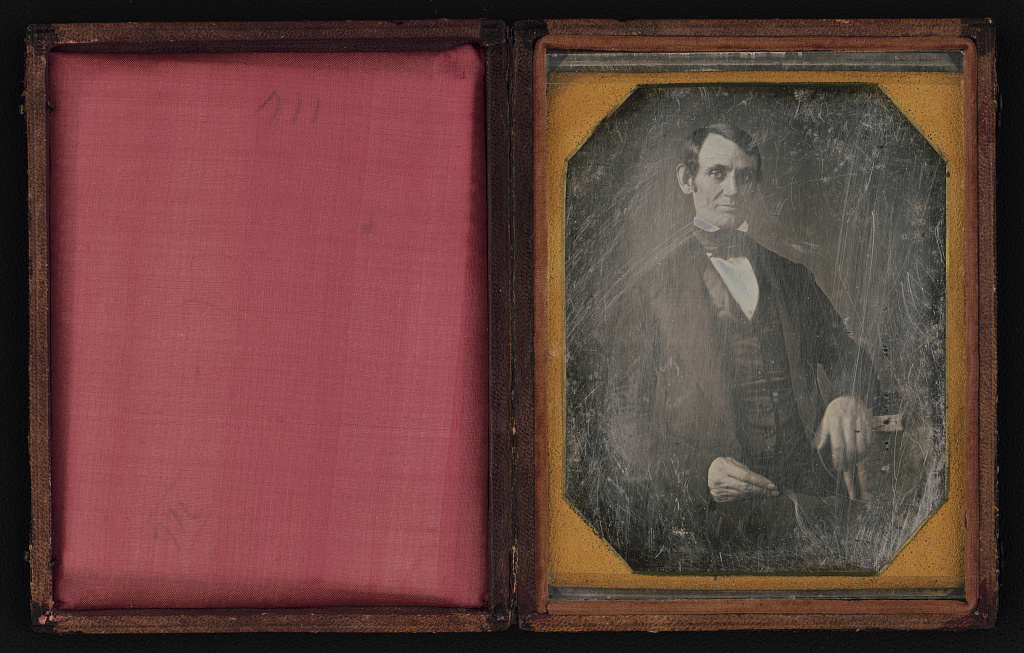
#> input picture pixelpolish/plates_batch1/lincoln1846_2004664400.jpg, 1024 x 653 px, given in place of L2_classic_v2.png, which was not available
$ python instantid_yw.py 1.0 5 1.0
#> lines starting #> are read from the running program, lines starting #| are printed output that depends on the picture; pictures that were not available may be replaced by others from this repository, and a replacement may not be noted
# -*- coding: utf-8 -*-
"""InstantID (SDXL) для youngwoman1855: весь бюст перерисовывается ОДНИМ проходом img2img,
личность держит InstantID по слепку лица (GFPGAN-кроп — её черты), поза — по ключевым точкам
лица с очищенной пластины. Никаких композитов. Запуск: python instantid_yw.py <denoise> [seed] [ip_weight]"""
import json, sys, time, os, shutil, urllib.request, io
from PIL import Image
sys.stdout = io.TextIOWrapper(sys.stdout.buffer, encoding="utf-8")
API="http://127.0.0.1:8188"; CIN=r"C:\Users\RobotComp\pixelpolish\ComfyUI\input"; COUT=r"C:\Users\RobotComp\pixelpolish\ComfyUI\output"
den=float(sys.argv[1]) if len(sys.argv)>1 else 0.55; seed=int(sys.argv[2]) if len(sys.argv)>2 else 21; ipw=float(sys.argv[3]) if len(sys.argv)>3 else 0.9
L=r"D:\PixelPolish\plates\layers_yw"
shutil.copyfile(os.path.join(L,"face_gfpgan_clean.png"), os.path.join(CIN,"iid_ref_face.png"))       # слепок лица
Image.open(os.path.join(L,"L2_classic_v2.png")).convert("RGB").resize((1280,1760),Image.LANCZOS).save(os.path.join(CIN,"iid_kps.png"))   # поза
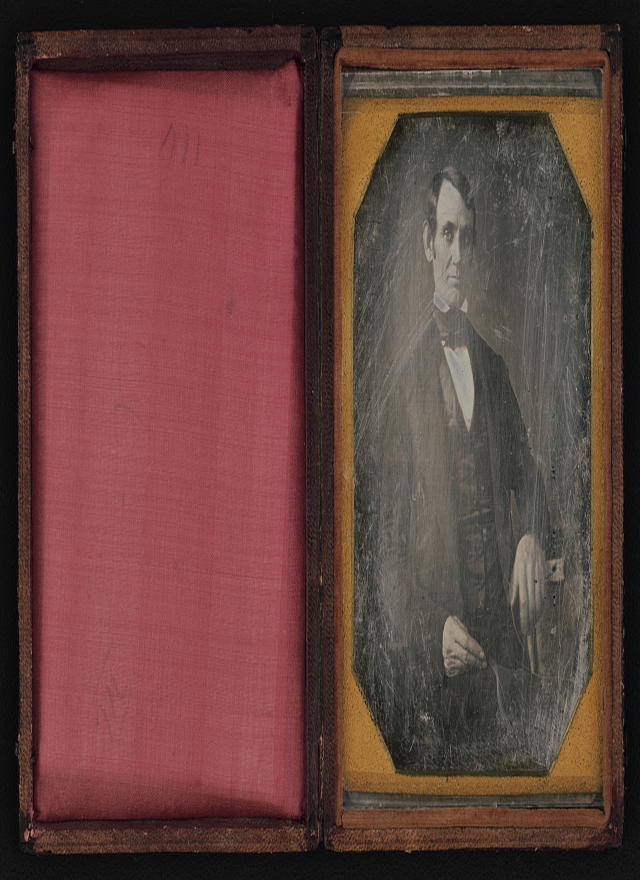
#> saved as iid_kps.png: PIL image 1280x1760 RGB (shown at 1/2 size); mean R, G, B 100.1, 65.3, 61.1
base=os.environ.get("IID_BASE", r"D:\PixelPolish\plates\layers_yw_v3\L4_detail.png"); size=os.environ.get("IID_SIZE","")
bim=Image.open(base).convert("RGB")
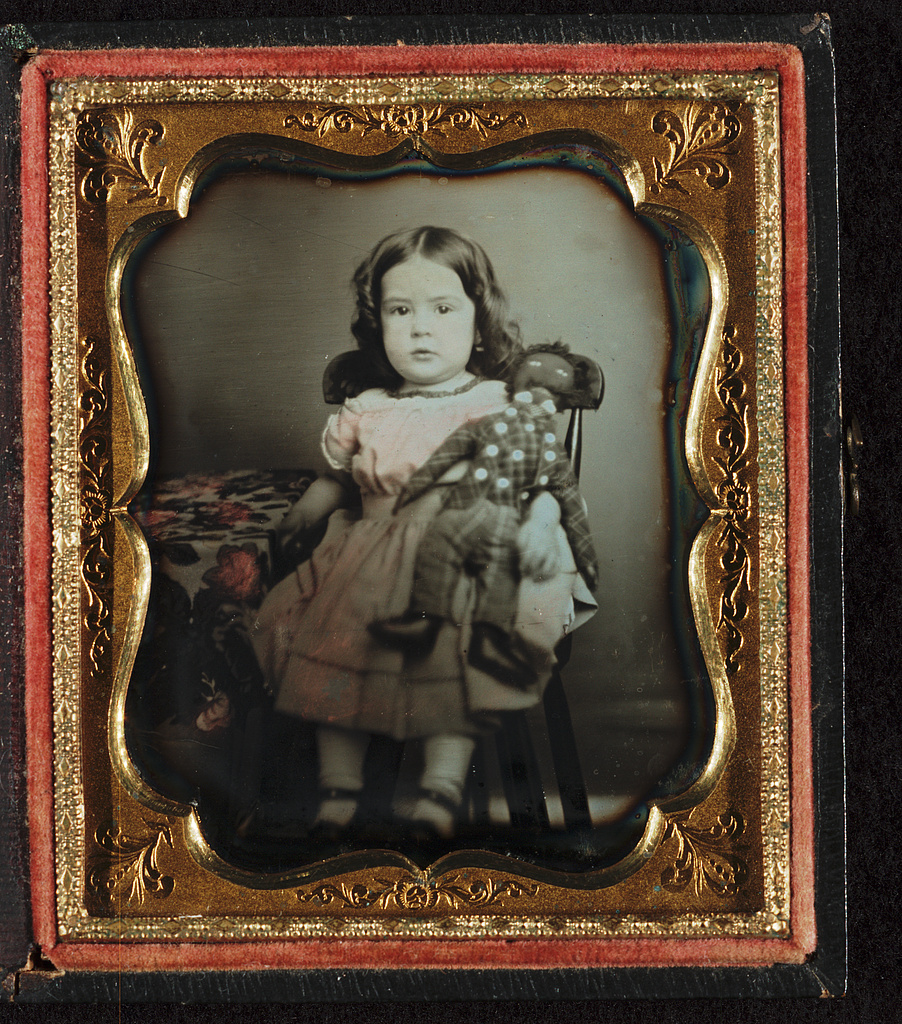
#> input picture pixelpolish/plates_batch1/ragdollgirl1852_2009632801.jpg, 902 x 1024 px, given in place of L4_detail.png, which was not available
#> bim is the input picture: PIL image 902x1024 RGB; mean R, G, B 83.8, 65.9, 50.8
if size: bim=bim.resize(tuple(int(v) for v in size.split("x")), Image.LANCZOS)
bim.save(os.path.join(CIN,"iid_base.png")); Image.open(os.path.join(CIN,"iid_kps.png")).resize(bim.size, Image.LANCZOS).save(os.path.join(CIN,"iid_kps.png"))  # исходник img2img (+ kps того же размера)
#> after `bim.save(os.path.join(CIN, 'iid_base.png'))`:
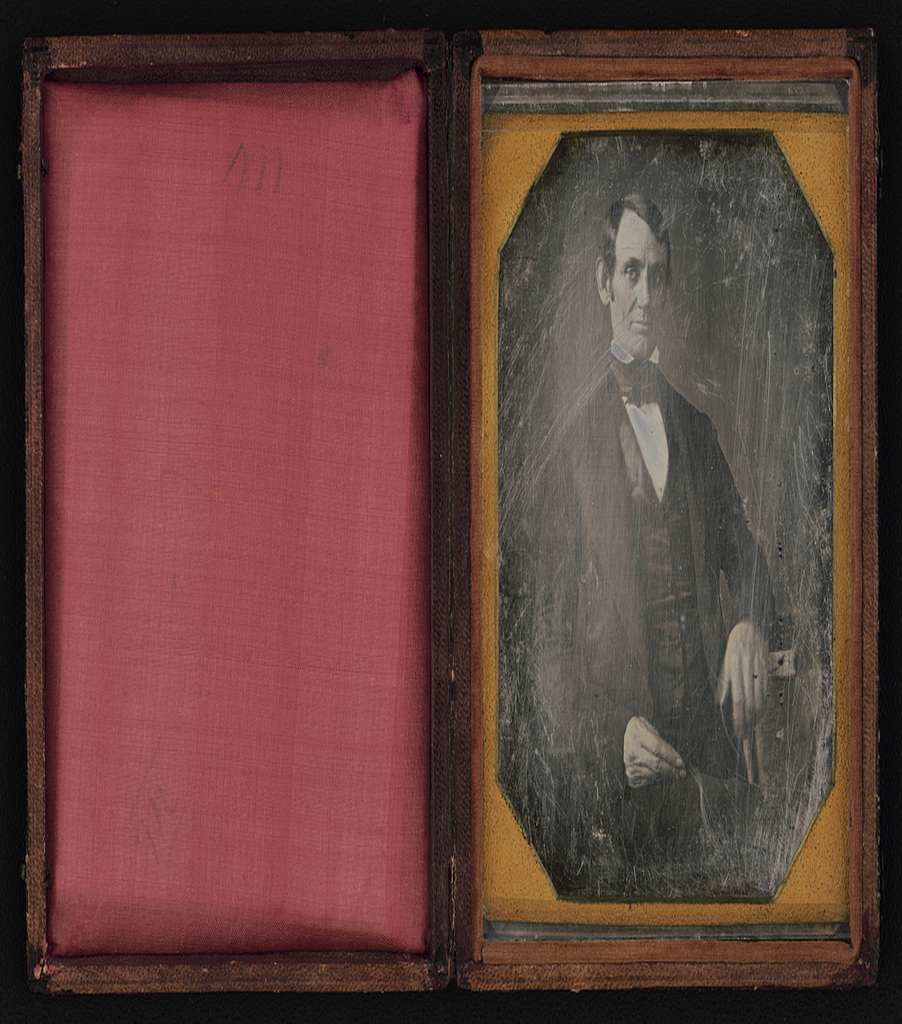
#> saved as iid_kps.png: PIL image 902x1024 RGB; mean R, G, B 100.1, 65.3, 61.1
POS=("photograph of a young woman, 1850s, long narrow face, thin dark eyebrows, dark hair parted in the centre and drawn smoothly back, "
     "plain dark dress, a sheer transparent yoke of fine dark vertical stripes over bare shoulders, one small brooch at the throat, hands folded at the waist, "
     "plain grey studio background, bright soft even frontal light, luminous skin with fine pores, sharp clear eyes, crisp detail, fine film grain, high quality")
NEG=("painting, illustration, cartoon, 3d render, plastic skin, airbrushed, blurry, deformed, extra fingers, missing fingers, "
     "buttons, ribbon, bow, necklace, earrings, curls, ringlets, smile, teeth, text, watermark")
g={
 "1":{"class_type":"CheckpointLoaderSimple","inputs":{"ckpt_name":"sd_xl_base_1.0.safetensors"}},
 "2":{"class_type":"CLIPTextEncode","inputs":{"text":POS,"clip":["1",1]}},
 "3":{"class_type":"CLIPTextEncode","inputs":{"text":NEG,"clip":["1",1]}},
 "4":{"class_type":"InstantIDModelLoader","inputs":{"instantid_file":"ip-adapter.bin"}},
 "5":{"class_type":"InstantIDFaceAnalysis","inputs":{"provider":"CUDA"}},
 "6":{"class_type":"ControlNetLoader","inputs":{"control_net_name":"instantid_controlnet.safetensors"}},
 "7":{"class_type":"LoadImage","inputs":{"image":"iid_ref_face.png"}},
 "8":{"class_type":"LoadImage","inputs":{"image":"iid_kps.png"}},
 "9":{"class_type":"LoadImage","inputs":{"image":"iid_base.png"}},
 "10":{"class_type":"ApplyInstantIDAdvanced","inputs":{"instantid":["4",0],"insightface":["5",0],"control_net":["6",0],
        "image":["7",0],"model":["1",0],"positive":["2",0],"negative":["3",0],"ip_weight":ipw,"cn_strength":float(os.environ.get("IID_CN","0.8")),
        "start_at":0.0,"end_at":1.0,"noise":0.0,"combine_embeds":"average","image_kps":["8",0]}},
 "11":{"class_type":"VAEEncode","inputs":{"pixels":["9",0],"vae":["1",2]}},
 "15":{"class_type":"LoadImageMask","inputs":{"image":"iid_headmask.png","channel":"red"}},
 "16":{"class_type":"SetLatentNoiseMask","inputs":{"samples":["11",0],"mask":["15",0]}},
 "12":{"class_type":"KSampler","inputs":{"model":["10",0],"positive":["10",1],"negative":["10",2],"latent_image":["16",0] if os.environ.get("IID_MASK","1")=="1" else ["11",0],
        "seed":seed,"steps":30,"cfg":5.0,"sampler_name":"dpmpp_2m","scheduler":"karras","denoise":den}},
 "13":{"class_type":"VAEDecode","inputs":{"samples":["12",0],"vae":["1",2]}},
 "14":{"class_type":"SaveImage","inputs":{"images":["13",0],"filename_prefix":"iid_yw"}},
}
req=urllib.request.Request(API+"/prompt",data=json.dumps({"prompt":g}).encode(),headers={"Content-Type":"application/json"})
#> (the run stopped early here; a loop or call above may not have finished)
